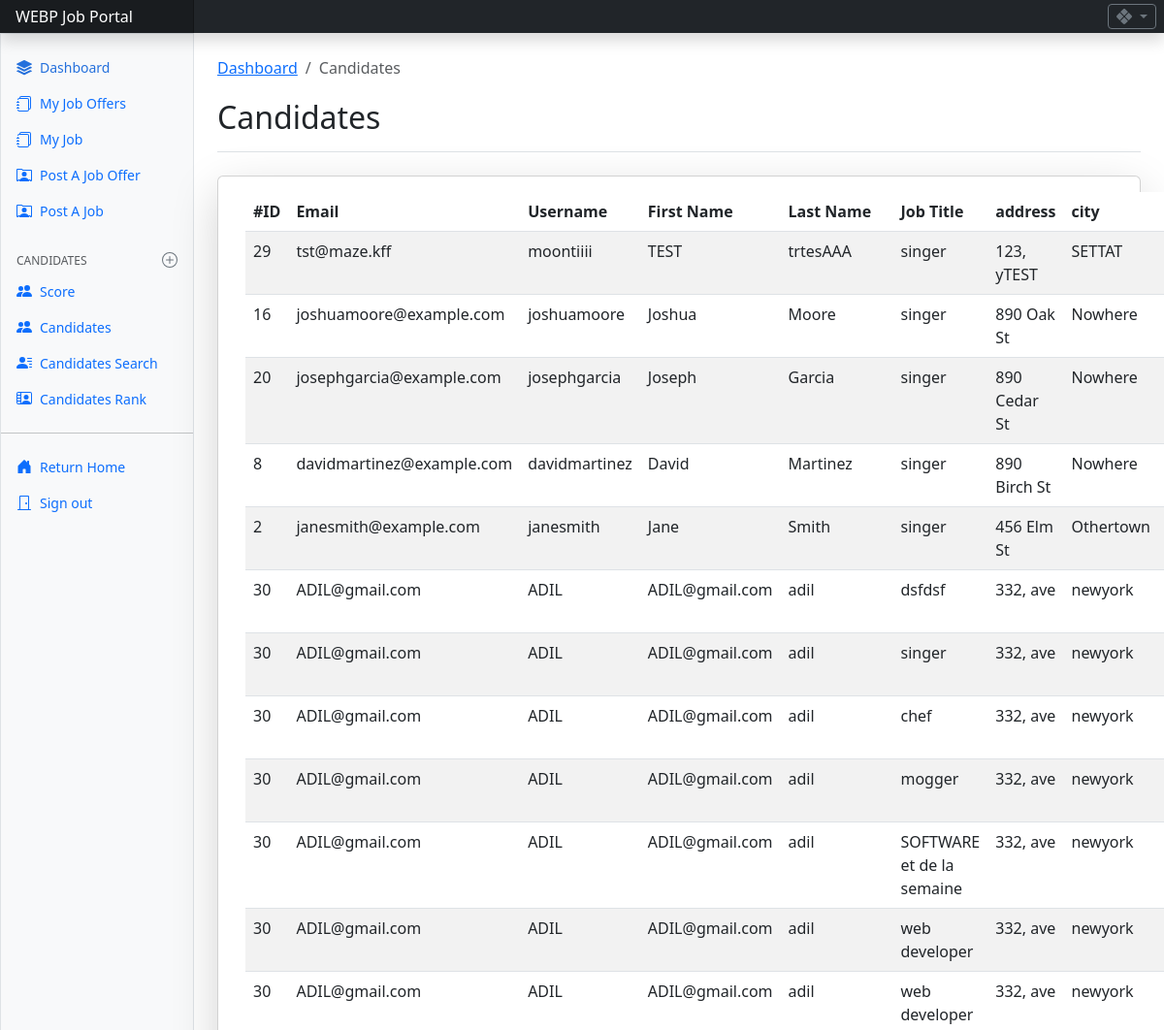
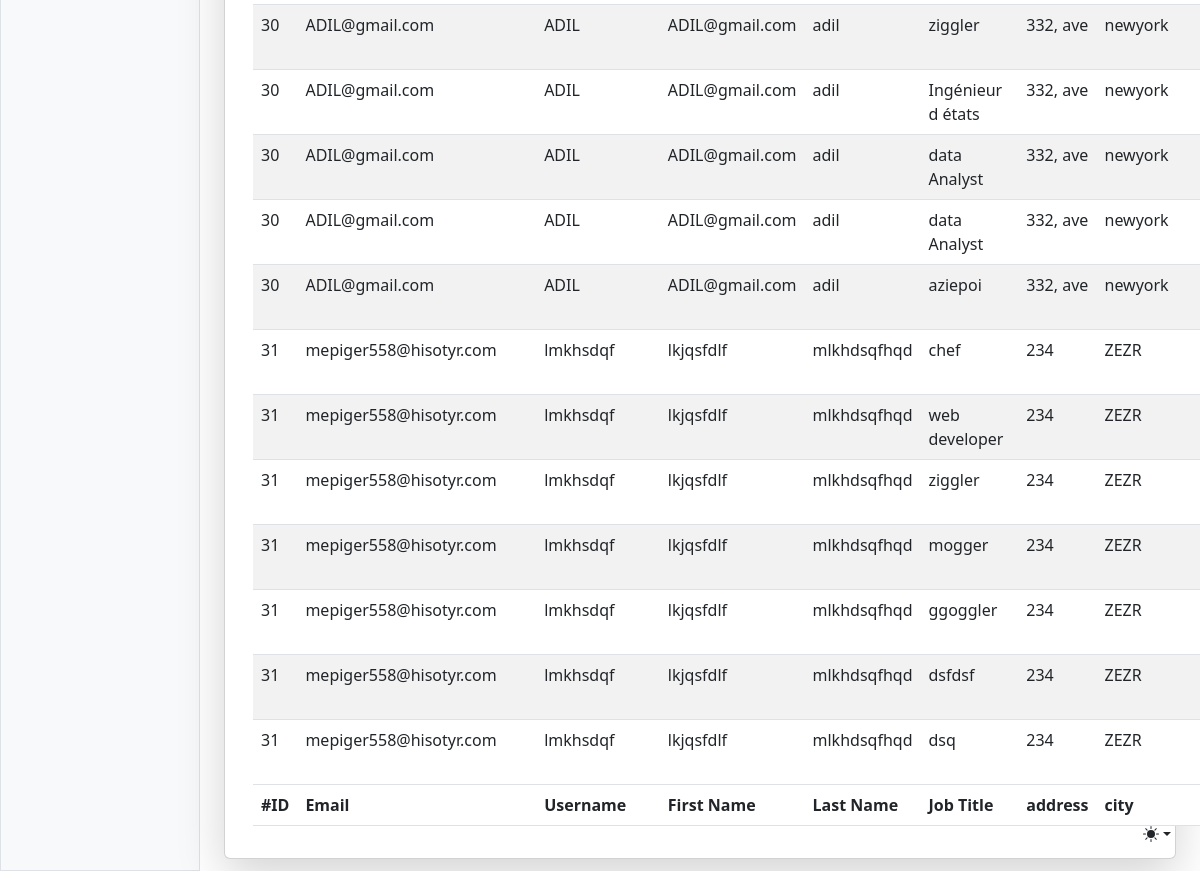
The page /RECRUITER/DASHBOARD/candidates.php (signed in) on the database its author committed (2 pictures, top to bottom).
### tables this page shows
CREATE TABLE `applied_jobs` (
  `app_id` int(11) NOT NULL,
  `job_id` int(11) DEFAULT NULL,
  `can_id` int(11) DEFAULT NULL,
  `statut` varchar(100) NOT NULL DEFAULT 'Processing'
);

CREATE TABLE `candidates` (
  `can_id` int(11) NOT NULL,
  `firstname` varchar(50) NOT NULL,
  `lastname` varchar(50) NOT NULL,
  `Username` varchar(50) NOT NULL,
  `Email` varchar(100) NOT NULL,
  `password` varchar(255) NOT NULL,
  `Phone` varchar(20) DEFAULT NULL,
  `Address` varchar(255) DEFAULT NULL,
  `City` varchar(100) DEFAULT NULL,
  `Country` varchar(100) DEFAULT NULL,
  `zipcode` varchar(20) DEFAULT NULL,
  `birth` date DEFAULT NULL,
  `gender` varchar(50) DEFAULT NULL,
  `cv` varchar(100) NOT NULL DEFAULT 'noCV.pdf',
  `image_name` varchar(1000) DEFAULT NULL,
  `image_data` longblob NOT NULL,
  `status` int(11) DEFAULT 1,
  `registrationdate` timestamp NOT NULL DEFAULT current_timestamp()
);

CREATE TABLE `job_offer` (
  `job_id` int(11) NOT NULL,
  `job_title` varchar(255) NOT NULL,
  `job_type` varchar(50) NOT NULL,
  `salary` decimal(10,2) DEFAULT NULL,
  `job_description` text DEFAULT NULL,
  `requirements` text DEFAULT NULL,
  `benefits` text DEFAULT NULL,
  `exp_sc` int(11) NOT NULL DEFAULT 0,
  `edc_sc` varchar(255) NOT NULL DEFAULT '0',
  `skill_sc` varchar(255) NOT NULL DEFAULT '0',
  `status` int(11) DEFAULT 1,
  `creation_date` timestamp NOT NULL DEFAULT current_timestamp(),
  `rec_id` int(11) DEFAULT NULL
);

### RECRUITER/DASHBOARD/candidates.php (the view, shortened to what this page needs)
<?php
include ('include/header.php');
include ('include/sidebar.php');
include ('../../connection/db.php');
$recid = $_SESSION['rec_id'];
?>
<main class="col-md-9 ms-sm-auto col-lg-10 px-md-4 pt-4 pb-2 mb-1">
  <nav aria-label="breadcrumb">
    <ol class="breadcrumb">
      <li class="breadcrumb-item"><a href="rec_dashboard.php">Dashboard</a></li>
      <li class="breadcrumb-item active" aria-current="page">Candidates</li>
    </ol>
  </nav>
  <div class="d-flex justify-content-between flex-wrap flex-md-nowrap align-items-center pt-1 pb-2 mb-1 border-bottom">
    <h1 class="h2">Candidates</h1>
  </div>
  <div class=" container-fluid card mt-4 shadow-lg">
    <div class="card-body">
      <table id="example" class="table table-striped wrap-text" style="width:100%">
        <thead>
          <tr>
            <th>#ID</th>
            <th>Email</th>
            <th>Username</th>
            <th>First Name</th>
            <th>Last Name</th>
            <th>Job Title</th>
            <th>address</th>
            <th>city</th>
            <th>country</th>
          </tr>
        </thead>
        <tbody>
          <?php
          $query = mysqli_query($conn, "SELECT *
FROM Candidates c
INNER JOIN applied_jobs a ON c.can_id = a.Can_id
INNER JOIN job_offer j ON a.Job_id = j.job_id
WHERE c.status = 1 AND j.rec_id = $recid");
          while ($row = mysqli_fetch_array($query)) {
            ?>
            <tr>
              <td>
                <?php echo $row['can_id']; ?>
              </td>
              <td>
                <?php echo $row['Email']; ?>
              </td>
              <td>
                <?php echo $row['Username']; ?>
              </td>
              <td>
                <?php echo $row['firstname']; ?>
              </td>
              <td>
                <?php echo $row['lastname']; ?>
              </td>
              <td>
                <?php echo $row['job_title']; ?>
              </td>
              <td>
                <?php echo $row['Address']; ?>
              </td>
              <td>
                <?php echo $row['City']; ?>
              </td>
              <td>
              </td>
            </tr>
          <?php } ?>
        </tbody>
        <tfoot>
          <tr>
            <th>#ID</th>
            <th>Email</th>
            <th>Username</th>
            <th>First Name</th>
            <th>Last Name</th>
            <th>Job Title</th>
            <th>address</th>
            <th>city</th>
            <th>country</th>
          </tr>
        </tfoot>
      </table>
    </div>
  </div>
</main>
</div>
</div>
</body>
</html>

### RECRUITER/css/scroll.css (style rules this page uses)
html, body { overflow-x: hidden; }

### RECRUITER/DASHBOARD/include/header.php (style rules this page uses)
.wrap-text { white-space: normal !important; word-wrap: break-word; }

### rows shown on the page
applied_jobs: can "29", can.Email "tst@maze.kff", can.Username "moontiiii", can.firstname "TEST", can.lastname "trtesAAA", job.job_title "singer", can.Address "123, yTEST", can.City "SETTAT"
applied_jobs: can "16", can.Email "joshuamoore@example.com", can.Username "joshuamoore", can.firstname "Joshua", can.lastname "Moore", job.job_title "singer", can.Address "890 Oak St", can.City "Nowhere"
applied_jobs: can "20", can.Email "josephgarcia@example.com", can.Username "josephgarcia", can.firstname "Joseph", can.lastname "Garcia", job.job_title "singer", can.Address "890 Cedar St", can.City "Nowhere"
applied_jobs: can "8", can.Email "davidmartinez@example.com", can.Username "davidmartinez", can.firstname "David", can.lastname "Martinez", job.job_title "singer", can.Address "890 Birch St", can.City "Nowhere"
applied_jobs: can "2", can.Email "janesmith@example.com", can.Username "janesmith", can.firstname "Jane", can.lastname "Smith", job.job_title "singer", can.Address "456 Elm St", can.City "Othertown"
applied_jobs: can "30", can.Email "ADIL@gmail.com", can.Username "ADIL", can.firstname "ADIL@gmail.com", can.lastname "adil", job.job_title "dsfdsf", can.Address "332, ave", can.City "newyork"
applied_jobs: can "30", can.Email "ADIL@gmail.com", can.Username "ADIL", can.firstname "ADIL@gmail.com", can.lastname "adil", job.job_title "singer", can.Address "332, ave", can.City "newyork"
applied_jobs: can "30", can.Email "ADIL@gmail.com", can.Username "ADIL", can.firstname "ADIL@gmail.com", can.lastname "adil", job.job_title "chef", can.Address "332, ave", can.City "newyork"
applied_jobs: can "30", can.Email "ADIL@gmail.com", can.Username "ADIL", can.firstname "ADIL@gmail.com", can.lastname "adil", job.job_title "mogger", can.Address "332, ave", can.City "newyork"
applied_jobs: can "30", can.Email "ADIL@gmail.com", can.Username "ADIL", can.firstname "ADIL@gmail.com", can.lastname "adil", job.job_title "SOFTWARE et de la semaine", can.Address "332, ave", can.City "newyork"
applied_jobs: can "30", can.Email "ADIL@gmail.com", can.Username "ADIL", can.firstname "ADIL@gmail.com", can.lastname "adil", job.job_title "web developer", can.Address "332, ave", can.City "newyork"
applied_jobs: can "30", can.Email "ADIL@gmail.com", can.Username "ADIL", can.firstname "ADIL@gmail.com", can.lastname "adil", job.job_title "web developer", can.Address "332, ave", can.City "newyork"
applied_jobs: can "30", can.Email "ADIL@gmail.com", can.Username "ADIL", can.firstname "ADIL@gmail.com", can.lastname "adil", job.job_title "ziggler", can.Address "332, ave", can.City "newyork"
applied_jobs: can "30", can.Email "ADIL@gmail.com", can.Username "ADIL", can.firstname "ADIL@gmail.com", can.lastname "adil", job.job_title "Ingénieur d états", can.Address "332, ave", can.City "newyork"
applied_jobs: can "30", can.Email "ADIL@gmail.com", can.Username "ADIL", can.firstname "ADIL@gmail.com", can.lastname "adil", job.job_title "data Analyst", can.Address "332, ave", can.City "newyork"
applied_jobs: can "30", can.Email "ADIL@gmail.com", can.Username "ADIL", can.firstname "ADIL@gmail.com", can.lastname "adil", job.job_title "data Analyst", can.Address "332, ave", can.City "newyork"
applied_jobs: can "30", can.Email "ADIL@gmail.com", can.Username "ADIL", can.firstname "ADIL@gmail.com", can.lastname "adil", job.job_title "aziepoi", can.Address "332, ave", can.City "newyork"
applied_jobs: can "31", can.Email "mepiger558@hisotyr.com", can.Username "lmkhsdqf", can.firstname "lkjqsfdlf", can.lastname "mlkhdsqfhqd", job.job_title "chef", can.Address "234", can.City "ZEZR"
applied_jobs: can "31", can.Email "mepiger558@hisotyr.com", can.Username "lmkhsdqf", can.firstname "lkjqsfdlf", can.lastname "mlkhdsqfhqd", job.job_title "web developer", can.Address "234", can.City "ZEZR"
applied_jobs: can "31", can.Email "mepiger558@hisotyr.com", can.Username "lmkhsdqf", can.firstname "lkjqsfdlf", can.lastname "mlkhdsqfhqd", job.job_title "ziggler", can.Address "234", can.City "ZEZR"
applied_jobs: can "31", can.Email "mepiger558@hisotyr.com", can.Username "lmkhsdqf", can.firstname "lkjqsfdlf", can.lastname "mlkhdsqfhqd", job.job_title "mogger", can.Address "234", can.City "ZEZR"
applied_jobs: can "31", can.Email "mepiger558@hisotyr.com", can.Username "lmkhsdqf", can.firstname "lkjqsfdlf", can.lastname "mlkhdsqfhqd", job.job_title "ggoggler", can.Address "234", can.City "ZEZR"
applied_jobs: can "31", can.Email "mepiger558@hisotyr.com", can.Username "lmkhsdqf", can.firstname "lkjqsfdlf", can.lastname "mlkhdsqfhqd", job.job_title "dsfdsf", can.Address "234", can.City "ZEZR"
applied_jobs: can "31", can.Email "mepiger558@hisotyr.com", can.Username "lmkhsdqf", can.firstname "lkjqsfdlf", can.lastname "mlkhdsqfhqd", job.job_title "dsq", can.Address "234", can.City "ZEZR"
